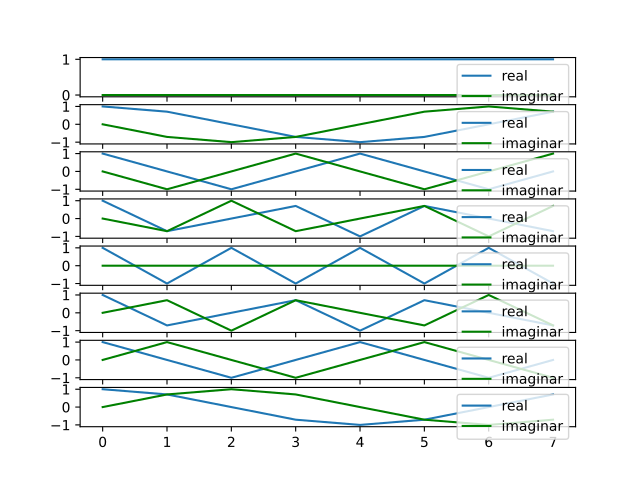

Here is the Python script that generated this plot:
import numpy as np
import matplotlib.pyplot as plt
import scipy.stats 
import math
    
N = 8

F = np.zeros((N, N), dtype = complex)
for m in range(N):
    for n in range(N):
        F[m, n] += math.e ** (-2j * np.pi * n * (m / N))
    
fig, axs = plt.subplots(N)

for i, ax in enumerate(axs):
    ax.plot(F[i].real, label ='real')
    ax.plot(F[i].imag, color = 'green', label = 'imaginar' )
    ax.legend(loc = 'upper right')

F_H = F.conj().T
I = np.eye(N) #pentru diagonala

res_norm = (F_H @ F) / N

is_unitary = np.allclose(res_norm, I)

plt.savefig("ex1.pdf")
print(is_unitary)
plt.show()
